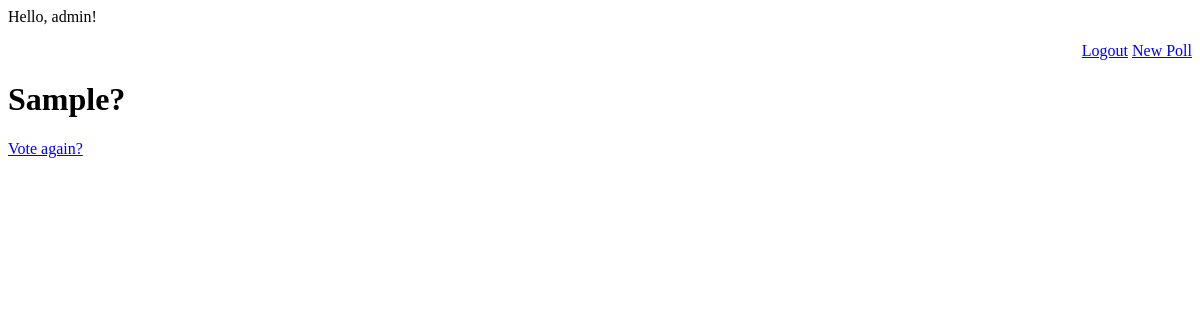
The page /polls/8/results/ (signed in) on the database as committed earlier.
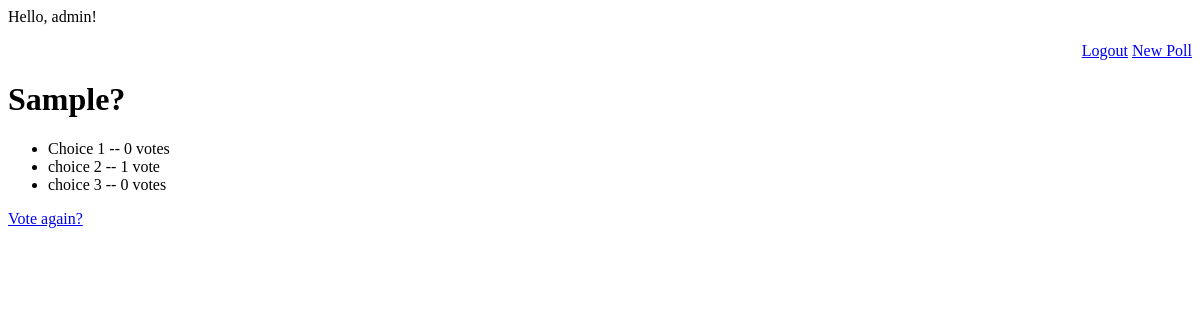
The same page on the database as committed later.
### polls/models.py (models this page shows, shortened)
class Question(models.Model):
    author = models.ForeignKey(User, on_delete=models.PROTECT, blank=True, null=True, help_text='The user who posted this question.')
    question_text = models.CharField(max_length=200)
    pub_date = models.DateTimeField('date published')

class Choice(models.Model):
    question = models.ForeignKey(Question, on_delete=models.CASCADE)
    choice_text = models.CharField(max_length=200)
    votes = models.IntegerField(default=0)

### polls/views.py (the view)
# urls.py: path('<int:pk>/results/', views.ResultsView.as_view(), name='results'),
class ResultsView(generic.DetailView):
    model = Question
    template_name = 'polls/results.html'
    def get_queryset(self):
        return Question.objects.filter(pub_date__lte=timezone.now())

### polls/templates/polls/results.html
{% extends 'polls/base.html' %}
{% block content %}
<h1>{{ question.question_text }}</h1>
<ul>
{% for choice in question.choice_set.all %}
    <li>{{ choice.choice_text }} -- {{ choice.votes }} vote{{ choice.votes|pluralize }}</li>
{% endfor %}
</ul>
<a href="{% url 'polls:detail' question.id %}">Vote again?</a>
{% endblock content %}

### polls/templates/polls/base.html (shortened to what this page needs)
{% if request.user.is_authenticated %}
<p>
    Hello, {{ request.user.username }}!
</p>
{% endif %}
<p align="right">
    {% if request.user.is_authenticated %}
        <a href="/accounts/logout">Logout</a>
        <a href="/polls/create">New Poll</a>
    {% else %}
        <a href="/accounts/login">Login</a>
        <a href="/registration/signup">Sign Up</a>
    {% endif %}
</p>
  {% block content %}{% endblock %}

Rows that differ between the two databases and show on the page:
added Choice: choice_text "Choice 1", votes "0"
added Choice: choice_text "choice 2", votes "1"
added Choice: choice_text "choice 3", votes "0"
